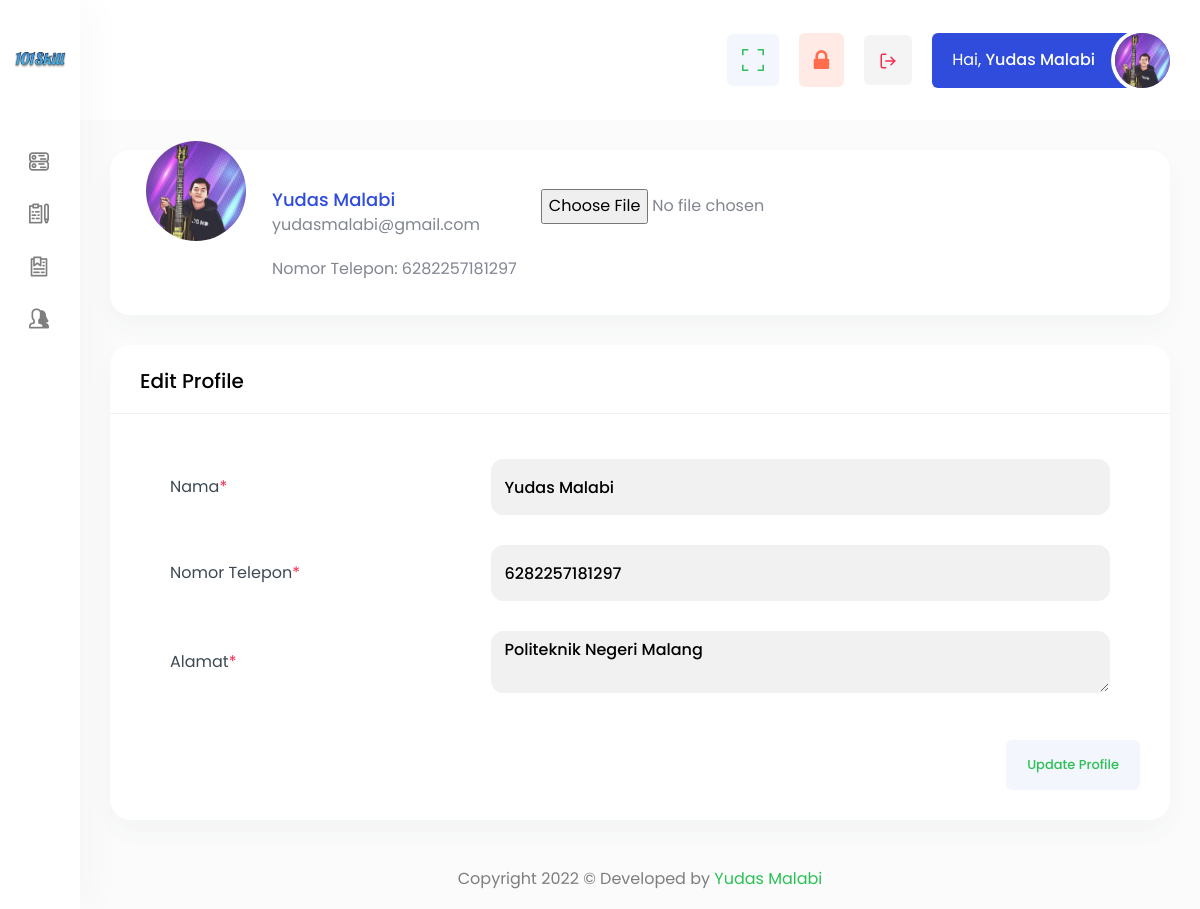
Page /index.php?page=dashboard&content=profile (signed in) on the committed database.
### tables this page shows
CREATE TABLE `user` (
  `id` int(11) NOT NULL,
  `email` varchar(150) NOT NULL,
  `password` text NOT NULL,
  `name` varchar(50) NOT NULL,
  `phone_number` varchar(15) NOT NULL,
  `address` text DEFAULT NULL,
  `photo` text NOT NULL DEFAULT 'default.png',
  `role` enum('admin','public') NOT NULL,
  `created_at` timestamp NOT NULL DEFAULT current_timestamp(),
  `updated_at` timestamp NOT NULL DEFAULT current_timestamp() ON UPDATE current_timestamp()
);

### index.php (called while the page is built, shortened)
<?php
new Router();

### app/helpers/uriHelper.php (called while the page is built, shortened)
<?php
class uriHelper
{
    private $base_url = "http://localhost/101skill/";
    public function baseUrl(string $url = null): string
    {
        return $this->base_url . $url;
    }
    public function assetUrl(string $url = null): string
    {
        return $this->base_url . "assets/" . $url;
    }
}
$uriHelper = new uriHelper();

### configs/Config.php (called while the page is built, shortened)
<?php
class Config
{
    private $server = "localhost";
    private $user = "root";
    private $pass = "";
    private $database = "db_skill";
    public function connect_database(): void
    {
        $this->db = new mysqli($this->server, $this->user, $this->pass, $this->database);
    }
}

### app/controllers/UserController.php (called while the page is built, shortened)
<?php
require_once __DIR__ . "/../../configs/Config.php";
require_once __DIR__ . "/../../models/UserModel.php";
class UserController
{
    private $userModel;
    function __construct()
    {
        $this->userModel = new UserModel();
    }
    public function getUser(): array
    {
        return $this->userModel->getCurrentUser();
    }
}

### models/UserModel.php (called while the page is built, shortened)
<?php
require_once __DIR__ . "/../configs/Config.php";
class UserModel extends Config
{
    public function getCurrentUser(): array
    {
        $arr        = array();
        $id         = $_SESSION['user_id'];
        $fetch      = $this->db->query("SELECT * FROM user WHERE id = '$id'")->fetch_object();
        $arr['user_id']         = $fetch->id;
        $arr['address']         = $fetch->address;
        $arr['email']           = $fetch->email;
        $arr['name']            = $fetch->name;
        $arr['phone_number']    = $fetch->phone_number;
        $arr['photo']           = $fetch->photo;
        return $arr;
    }
}

### views/public/dashboard/profile.php (the view, shortened to what this page needs)
<?php
require_once __DIR__ . "/../../layouts/dashboard/sidebar.php";
require_once __DIR__ . "/../../../app/controllers/UserController.php";
?>
<div class="content-body">
    <form method="POST" enctype="multipart/form-data">
        <div class="container-fluid">
            <div class="row">
                <div class="col-lg-12">
                    <div class="profile card card-body px-3 pt-3 pb-0">
                        <div class="profile-head">
                            <div class="profile-info">
                                <div class="profile-photo">
                                    <img src="<?= $uriHelper->assetUrl('images/profile/' . $getUser['photo']) ?>" class="img-fluid rounded-circle" alt="">
                                </div>
                                <div class="profile-details">
                                    <div class="profile-name px-3 pt-2">
                                        <h4 class="text-primary mb-0"><?= $getUser['name'] ?></h4>
                                        <p><?= $getUser['email'] ?></p>
                                        <p>Nomor Telepon: <?= $getUser['phone_number'] ?></p>
                                    </div>
                                    <div class="profile-email px-2 pt-2">
                                        <p><input type="file" name="photo" accept="image/*"></p>
                                    </div>
                                </div>
                            </div>
                        </div>
                    </div>
                </div>
            </div>
            <div class="row">
                <div class="col-12">
                    <div class="card">
                        <div class="card-header">
                            <h4 class="card-title">Edit Profile</h4>
                        </div>
                        <div class="card-body">
                            <div class="table-responsive">
                                <table id="example" style="min-width: 845px">
                                    <tbody>
                                        <tr>
                                            <td>Nama<span class="text-danger">*</span></td>
                                            <td><input type="text" class="form-control solid" name="name" value="<?= $getUser['name'] ?>" autocomplete="off"></td>
                                        </tr>
                                        <tr>
                                            <td>Nomor Telepon<span class="text-danger">*</span></td>
                                            <td><input type="number" class="form-control solid" name="phone_number" value="<?= $getUser['phone_number'] ?>" autocomplete="off"></td>
                                        </tr>
                                        <tr>
                                            <td>Alamat<span class="text-danger">*</span></td>
                                            <td><textarea class="form-control solid" name="address" autocomplete="off"><?= $getUser['address'] ?></textarea></td>
                                        </tr>
                                    </tbody>
                                </table>
                                <div class="toolbar toolbar-bottom" role="toolbar" style="text-align: right;">
                                    <button class="btn btn-primary light btn-md" name="submit" type="submit">Update Profile</button>
                                </div>
                            </div>
                        </div>
                    </div>
                </div>
            </div>
        </div>
    </form>
</div>
<?php
require_once __DIR__ . "/../../layouts/dashboard/footer.php";
?>

### views/layouts/dashboard/navbar.php (shortened to what this page needs)
<div id="main-wrapper">
    <div class="nav-header">
        <a href="<?= $uriHelper->baseUrl('index.php?page=main&content=home') ?>" class="brand-logo">
            <img class="logo-abbr" src="<?= $uriHelper->assetUrl("images/logo.png") ?>" alt="101Skill">
        </a>
    </div>
    <div class="header">
        <div class="header-content">
            <nav class="navbar navbar-expand">
                <div class="collapse navbar-collapse justify-content-between">
                    <ul class="navbar-nav header-right">
                        <li class="nav-item dropdown notification_dropdown">
                            <a class="nav-link dz-fullscreen primary" href="#">
                            </a>
                        </li>
                        <li class="nav-item dropdown notification_dropdown">
                            <a class="nav-link warning" href="<?= $uriHelper->baseUrl('index.php?page=dashboard&content=changePass') ?>">
                                <i class="fa fa-lock"></i>
                            </a>
                        </li>
                        <li class="nav-item dropdown notification_dropdown">
                            <a href="<?= $uriHelper->baseUrl('index.php?page=dashboard&content=logout') ?>" class="nav-link danger sweetalertNya">
                            </a>
                        </li>
                        <li class="nav-item dropdown header-profile">
                            <a class="nav-link" href="<?= $uriHelper->baseUrl('index.php?page=dashboard&content=profile') ?>" role="button" data-bs-toggle="dropdown">
                                <div class="header-info">
                                    <span>Hai, <strong><?= $getUser['name']; ?></strong></span>
                                </div>
                                <img src="<?= $uriHelper->assetUrl('images/profile/' . $getUser['photo']) ?>" width="20" alt="" />
                            </a>
                        </li>
                    </ul>
                </div>
            </nav>
        </div>
    </div>

### rows in the picture
user: name "Yudas Malabi", photo (picture), email "yudasmalabi@gmail.com", phone_number "6282257181297", address "Politeknik Negeri Malang"
